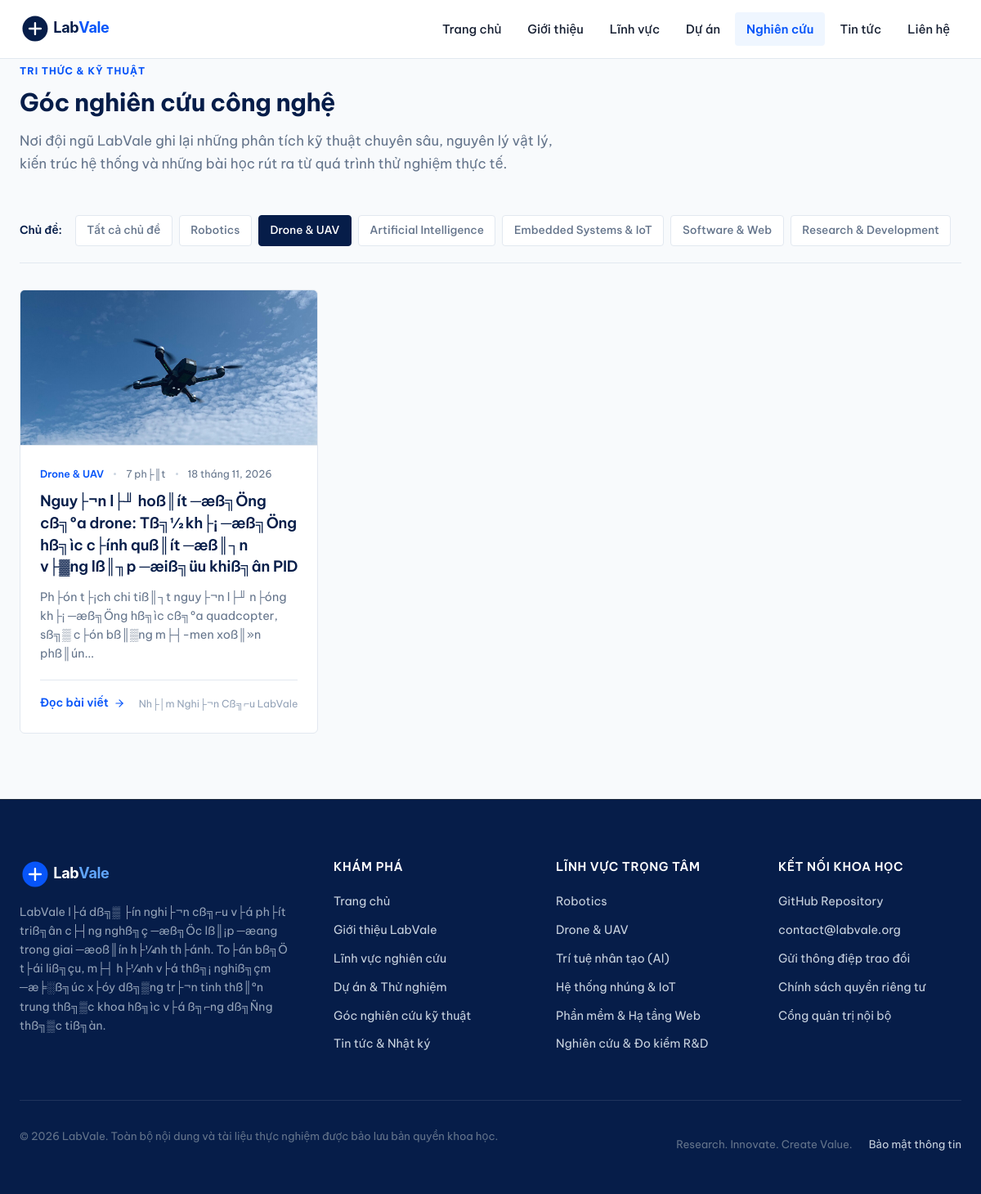
/research?area=drone-uav, run on the app's committed database.
### tables this page shows
CREATE TABLE `research_areas` (
  `id` int(11) NOT NULL AUTO_INCREMENT,
  `slug` varchar(100) NOT NULL,
  `name` varchar(150) NOT NULL,
  `subtitle` varchar(255) NOT NULL,
  `icon_svg` text NOT NULL,
  `short_desc` text NOT NULL,
  `full_content` longtext NOT NULL,
  `image` varchar(255) NOT NULL,
  `sort_order` int(11) DEFAULT 0,
  `is_active` tinyint(1) DEFAULT 1,
  `created_at` datetime DEFAULT current_timestamp(),
  PRIMARY KEY (`id`),
  UNIQUE KEY `slug` (`slug`)
);

CREATE TABLE `articles` (
  `id` int(11) NOT NULL AUTO_INCREMENT,
  `area_id` int(11) DEFAULT NULL,
  `title` varchar(255) NOT NULL,
  `slug` varchar(255) NOT NULL,
  `summary` text NOT NULL,
  `content` longtext NOT NULL,
  `image` varchar(255) NOT NULL,
  `reading_time` varchar(20) DEFAULT '6 ph├║t',
  `author` varchar(100) DEFAULT 'LabVale Research Team',
  `tags` varchar(255) NOT NULL,
  `is_published` tinyint(1) DEFAULT 1,
  `views` int(11) DEFAULT 0,
  `published_at` datetime DEFAULT current_timestamp(),
  `created_at` datetime DEFAULT current_timestamp(),
  PRIMARY KEY (`id`),
  UNIQUE KEY `slug` (`slug`),
  KEY `area_id` (`area_id`),
  CONSTRAINT `fk_articles_area` FOREIGN KEY (`area_id`) REFERENCES `research_areas` (`id`) ON DELETE SET NULL
);

### includes/helpers.php (called while the page is built, shortened)
<?php
function url(string $path = ''): string {
    $cleanPath = '/' . ltrim($path, '/');
    if ($cleanPath === '/') {
        return BASE_PATH === '' ? '/' : BASE_PATH . '/';
    }
    return BASE_PATH . $cleanPath;
}
function asset(string $path = ''): string {
    $cleanPath = ltrim($path, '/');
    $fullUrl = url('assets/' . $cleanPath);
    $realPath = __DIR__ . '/../assets/' . $cleanPath;
    if (file_exists($realPath)) {
        return $fullUrl . '?v=' . filemtime($realPath);
    }
    return $fullUrl;
}
function e(?string $str): string {
    return htmlspecialchars($str ?? '', ENT_QUOTES, 'UTF-8');
}
function format_date(?string $dateStr): string {
    $timestamp = strtotime($dateStr);
    $months = [
        1 => 'tháng 1', 2 => 'tháng 2', 3 => 'tháng 3', 4 => 'tháng 4',
        5 => 'tháng 5', 6 => 'tháng 6', 7 => 'tháng 7', 8 => 'tháng 8',
        9 => 'tháng 9', 10 => 'tháng 10', 11 => 'tháng 11', 12 => 'tháng 12'
    ];
    $day = date('j', $timestamp);
    $monthNum = (int)date('n', $timestamp);
    $year = date('Y', $timestamp);
    return sprintf('%d %s, %d', $day, $months[$monthNum] ?? "tháng $monthNum", $year);
}
function truncate_text(string $text, int $limit = 140, string $end = '...'): string {
    $plain = strip_tags($text);
    $truncated = mb_substr($plain, 0, $limit, 'UTF-8');
    $lastSpace = mb_strrpos($truncated, ' ', 0, 'UTF-8');
    if ($lastSpace !== false) {
        $truncated = mb_substr($truncated, 0, $lastSpace, 'UTF-8');
    }
    return $truncated . $end;
}

### views/research.php (the view, shortened to what this page needs)
<?php
require_once __DIR__ . '/layout/header.php';
?>
<div class="container" style="padding-bottom: 5rem;">
    <div class="section-header">
        <span class="section-kicker">TRI THỨC &amp; KỸ THUẬT</span>
        <h1 class="section-title">Góc nghiên cứu công nghệ</h1>
        <p class="section-desc">
            Nơi đội ngũ LabVale ghi lại những phân tích kỹ thuật chuyên sâu, nguyên lý vật lý, kiến trúc hệ thống và những bài học rút ra từ quá trình thử nghiệm thực tế.
        </p>
    </div>
    <div class="filter-bar">
        <span style="font-size: 0.85rem; font-weight: 600; color: var(--color-primary-navy); margin-right: 0.5rem;">Chủ đề:</span>
        <a href="<?= url('/research') ?>" class="filter-btn <?= empty($selectedArea) ? 'active' : '' ?>">
            Tất cả chủ đề
        </a>
        <?php foreach ($areas as $a): ?>
            <a href="<?= url('/research?area=' . urlencode($a['slug'])) ?>" class="filter-btn <?= $selectedArea === $a['slug'] ? 'active' : '' ?>">
                <?= e($a['name']) ?>
            </a>
        <?php endforeach; ?>
    </div>
    <?php if (!empty($articles)): ?>
        <div class="articles-grid">
            <?php foreach ($articles as $article): ?>
                <?php require __DIR__ . '/layout/article-card.php'; ?>
            <?php endforeach; ?>
        </div>
    <?php endif; ?>
</div>
<?php require_once __DIR__ . '/layout/footer.php'; ?>

### views/layout/article-card.php
<?php
$articleUrl = url('research/' . $article['slug']);
$imgUrl = !empty($article['image']) ? asset('images/' . $article['image']) : asset('images/article-drone-principles.jpg');
?>
<article class="article-card">
    <div class="article-thumbnail-wrapper">
        <a href="<?= $articleUrl ?>" tabindex="-1" aria-hidden="true">
            <img src="<?= e($imgUrl) ?>" alt="<?= e($article['title']) ?>" class="article-thumbnail" loading="lazy" width="600" height="340">
        </a>
    </div>
    <div class="article-body">
        <div class="article-meta">
            <?php if (!empty($article['area_name'])): ?>
                <span class="article-category"><?= e($article['area_name']) ?></span>
                <span class="article-dot"></span>
            <?php endif; ?>
            <span><?= e($article['reading_time'] ?? '5 phút đọc') ?></span>
            <span class="article-dot"></span>
            <time datetime="<?= e($article['published_at']) ?>"><?= format_date($article['published_at']) ?></time>
        </div>
        <h3 class="article-title">
            <a href="<?= $articleUrl ?>"><?= e($article['title']) ?></a>
        </h3>
        <p class="article-summary"><?= e(truncate_text($article['summary'], 120)) ?></p>
        <div class="article-footer">
            <a href="<?= $articleUrl ?>" class="area-link">
                Đọc bài viết
                <svg viewBox="0 0 24 24" fill="none" stroke="currentColor" stroke-width="2" stroke-linecap="round" stroke-linejoin="round">
                    <line x1="5" y1="12" x2="19" y2="12"></line>
                    <polyline points="12 5 19 12 12 19"></polyline>
                </svg>
            </a>
            <span style="font-size: 0.775rem; color: #94A3B8;"><?= e($article['author'] ?? 'LabVale R&D') ?></span>
        </div>
    </div>
</article>

### data on the page
research_areas: name "Robotics"
research_areas: name "Drone & UAV"
research_areas: name "Artificial Intelligence"
research_areas: name "Embedded Systems & IoT"
research_areas: name "Software & Web"
research_areas: name "Research & Development"
articles: image (picture), area.name "Drone & UAV", reading_time "7 ph├║t", published_at "18 tháng 11, 2026", title "Nguy├¬n l├╜ hoß║ít ─æß╗Öng cß╗ºa drone: Tß╗½ kh├¡ ─æß╗Öng hß╗ìc c├ính quß║ít ─æß║┐n v├▓ng lß║╖p ─æiß╗üu khiß╗ân PID", summary "Ph├ón t├¡ch chi tiß║┐t nguy├¬n l├╜ n├óng kh├¡ ─æß╗Öng hß╗ìc cß╗ºa quadcopter, sß╗▒ c├ón bß║▒ng m├┤-men xoß║»n phß║ún...", author "Nh├│m Nghi├¬n Cß╗⌐u LabVale"

### other printed values
get_setting('contact_email', 'contact@labvale.org') "contact@labvale.org"
